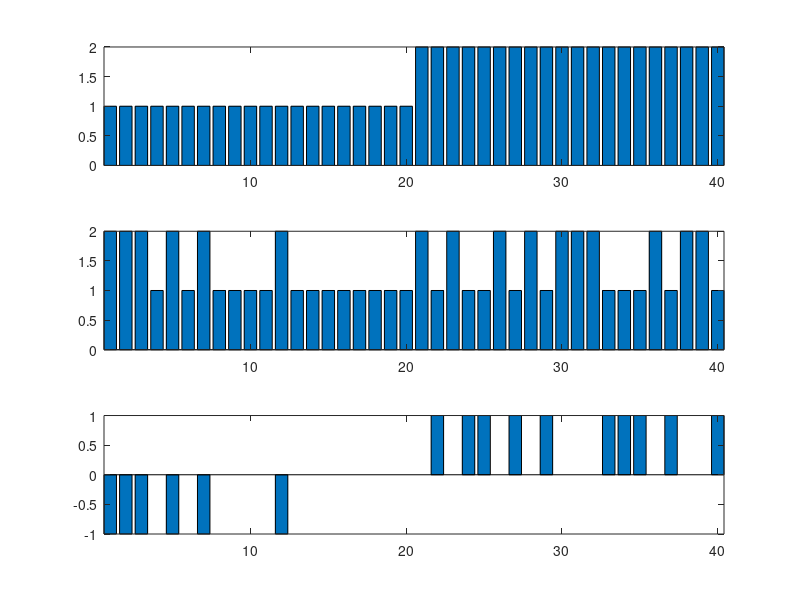
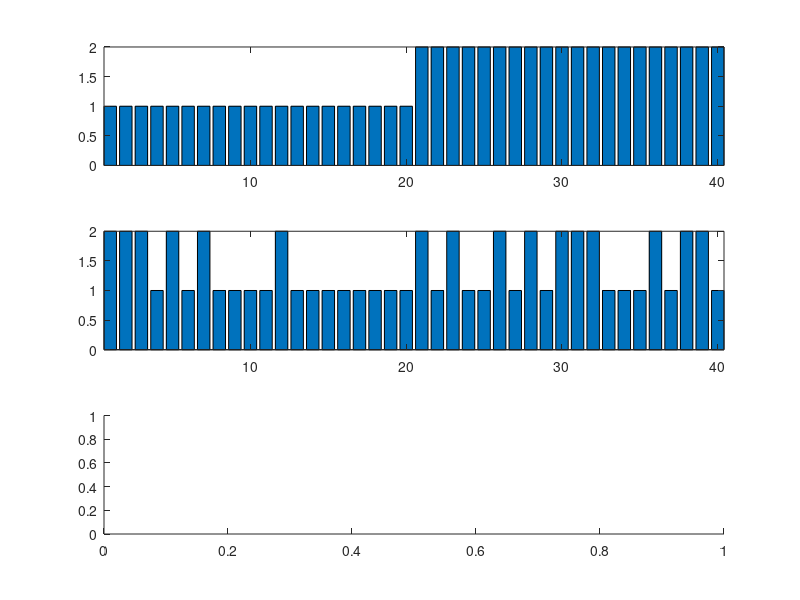

These charts were generated, in order, by the following MATLAB code: (Note: this script raises an error after producing the figures.)
% 예제3
%% 데이터 불러오기 / 각 종을 숫자로 표현 1: versicolor, 2: virginica / 학습데이터와 평가데이터 나누기
clear; close all; clc; 

load fisheriris;
%%
spcs2num = [];
for k=1:1:length(species)
    if strcmp(species(k), 'versicolor') == 1
        spcs2num(k,1) = 1;
    elseif strcmp(species(k), 'virginica') == 1
        spcs2num(k,1) = 2;
    end
end

tr_id = [71:1:100 121:1:150];
Training_data = meas(tr_id, 1:2); % sepal length, width만 가져와라
Training_label = spcs2num(tr_id,:);

ts_id = [51:1:70 101:1:120];
Test_data = meas(ts_id, 1:2); % sepal length, width만 가져와라
Test_label = spcs2num(ts_id,:);

%% 하나씩 해보기
k = 3; % k 지정
id = 1;
tmp_data = Test_data(id,:); % 평가해보고 싶은 데이터 가져오기 

% 학습 데이터와 평가해보고 싶은 데이터 간의 거리를 계산
for i=1:1:length(Training_label)
    u_dis(i,1) = sqrt((Training_data(i, 1) - tmp_data(1,1))^2 + (Training_data(i, 2) - tmp_data(1,2))^2);
end

% 가장 인접한 k개를 찾는다
[s_v, s_i] = sort(u_dis, 'ascend');
k_idx = s_i(1:k)

% 해당 k개의 데이터가 어떤 그룹에 속해있는지 확인한다.
k_group = Training_label(k_idx,1)

% 다수결 투표를 통해 최종 그룹 결정: 그룹이 1 또는 2밖에 없으니까
idx1 = find(k_group == 1);
idx2 = find(k_group == 2);

if length(idx1) > length(idx2)
    final_group = 1;
else
    final_group = 2;
end
% final_group = mode(k_group); % mode: 최빈값을 찾는 함수. (참고: 수학에서 mean은 평균, median은 중앙값, mode는 최빈값. 거기서 그 mode임)
[final_group Test_label(id,1)]

%% 모든 test data에 대해 해보기
k = 3; % k 지정
for id = 1:1:length(Test_label)
    tmp_data = Test_data(id,:); % 평가해보고 싶은 데이터 가져오기 
    
    % 학습 데이터와 평가해보고 싶은 데이터 간의 거리를 계산
    for i=1:1:length(Training_label)
        u_dis(i,1) = sqrt((Training_data(i, 1) - tmp_data(1,1))^2 + (Training_data(i, 2) - tmp_data(1,2))^2);
    end
    
    % 가장 인접한 k개를 찾는다
    [s_v, s_i] = sort(u_dis, 'ascend');
    k_idx = s_i(1:k);
    
    % 해당 k개의 데이터가 어떤 그룹에 속해있는지 확인한다.
    k_group = Training_label(k_idx,1);
    final_group(id,1) = mode(k_group);% mode: 최빈값을 찾는 함수. (참고: 수학에서 mean은 평균, median은 중앙값, mode는 최빈값. 거기서 그 mode임)
end

figure;
subplot(311); bar(Test_label); axis tight;
subplot(312); bar(final_group); axis tight;
subplot(313); bar(Test_label - final_group); axis tight;

%% 내가 코드를 잘 구현했다면, 매트랩 내장함수를 이용한 결과와 똑같을 것. 비교해보자
k = 3; % 인접한 이웃 3개를 보겠다.
mdl = fitcknn(Training_data, Training_label, 'NumNeighbors', k, 'Distance', 'euclidean');
mat_res = predict(mdl, Test_data);

figure;
subplot(311); bar(Test_label); axis tight; % 정답
subplot(312); bar(final_group); axis tight;% 내 결과
subplot(313); bar(mat_res); axis tight; % 매트랩 결과
